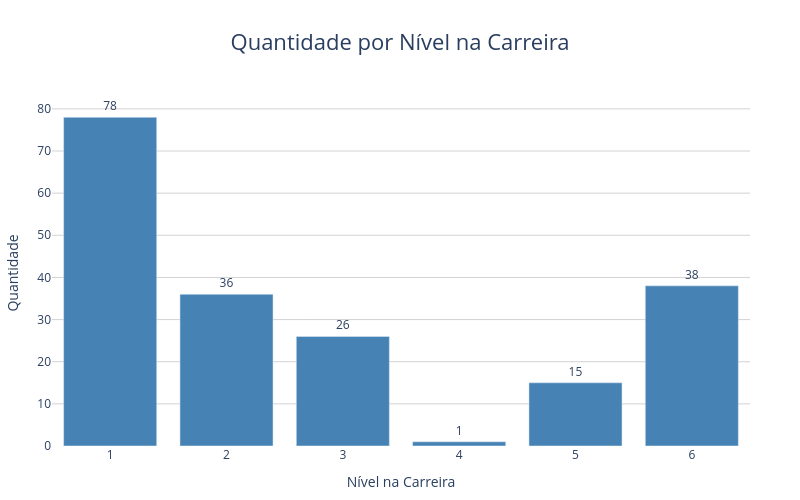

Write notebook code for a chart like this one.
### Code cell
import plotly.graph_objects as go

fig = go.Figure(data=[
    go.Bar(
        x=qtd_por_nivel.index.astype(str),  # Convertendo o índice para string para melhor exibição
        y=qtd_por_nivel['Quantidade'],
        text=qtd_por_nivel['Quantidade'],
        textposition='outside',
        marker_color='steelblue'
    )
])

fig.update_layout(
    title=dict(
        text="Quantidade por Nível na Carreira",
        x=0.5,
        font=dict(size=22)
    ),
    xaxis=dict(
        title="Nível na Carreira",
        tickangle=0
    ),
    yaxis=dict(
        title="Quantidade",
        showgrid=True,
        gridcolor="lightgrey"
    ),
    plot_bgcolor="white",
    width=800,
    height=500,
    margin=dict(l=50, r=50, t=100, b=50)
)
fig.write_image('quantidade_pessoas_por_nivel.png', engine="kaleido")

fig.show()

### Figure 1 — Plotly figure (JSON) as saved in the notebook; plotly's stock layout.template omitted (floating-point values rounded to 4 significant figures)
{"data": [{"marker": {"color": "steelblue"}, "text": [78.0, 36.0, 26.0, 1.0, 15.0, 38.0], "textposition": "outside", "type": "bar", "x": ["1", "2", "3", "4", "5", "6"], "y": [78, 36, 26, 1, 15, 38]}], "layout": {"height": 500, "margin": {"b": 50, "l": 50, "r": 50, "t": 100}, "plot_bgcolor": "white", "title": {"font": {"size": 22}, "text": "Quantidade por Nível na Carreira", "x": 0.5}, "width": 800, "xaxis": {"tickangle": 0, "title": {"text": "Nível na Carreira"}}, "yaxis": {"gridcolor": "lightgrey", "showgrid": true, "title": {"text": "Quantidade"}}}}
